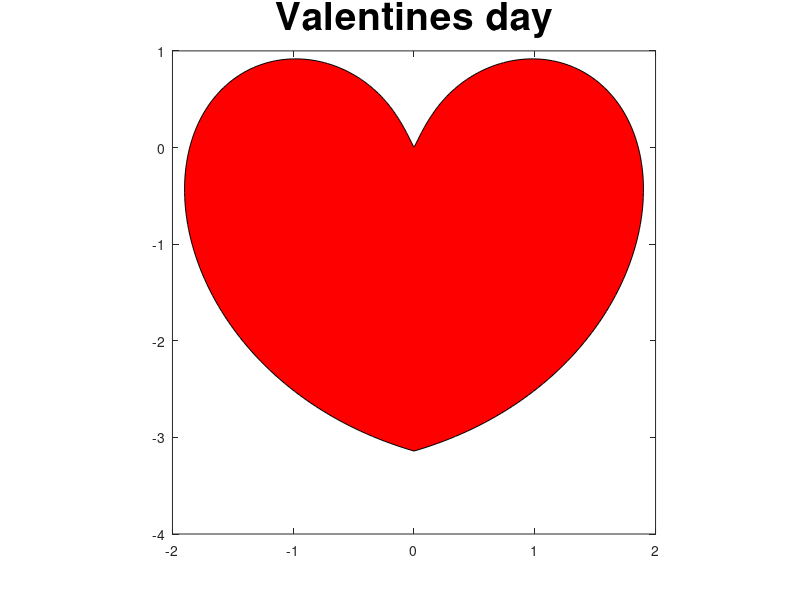

Source code (MATLAB):
t = linspace(-pi,pi, 350);
X =      t .* sin( pi * .872*sin(t)./t);
Y = -abs(t) .* cos(pi * sin(t)./t);
plot(X,Y);
fill(X, Y, 'r');
axis square;
set(gcf, 'Position', get(0,'Screensize')); 
title('Valentines day', 'FontSize', 28);